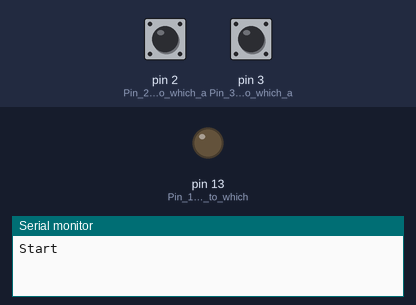
Recording of a sketch running on a simulated Arduino Uno, built with avr-gcc and run on an emulated ATmega328P. Shown: output pins drawn as LEDs (lit = HIGH), the last lines printed to the serial monitor. Inputs (shaded band) come from the test bench; at power-on: pin 2 (Pin_2_is_input_to_which_a) HIGH, pin 3 (Pin_3_is_input_to_which_a) HIGH.

Above: at 1.2 s.
1.3 s: pin 2 (Pin_2_is_input_to_which_a) pulled LOW for 0.15 s
At 2.6 s:
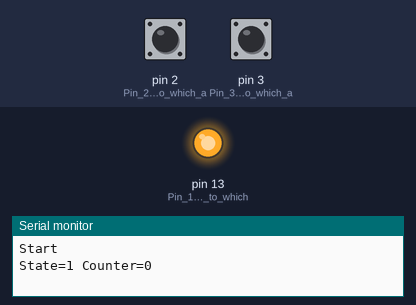
2.9 s: pin 3 (Pin_3_is_input_to_which_a) pulled LOW for 0.15 s
At 3.8 s:
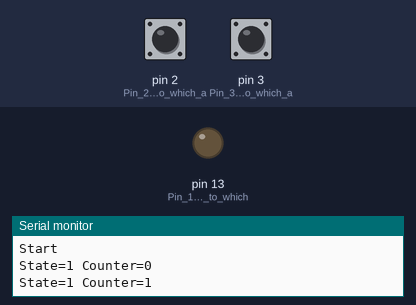
4.5 s: pin 2 (Pin_2_is_input_to_which_a) pulled LOW for 1 s
At 6.2 s:
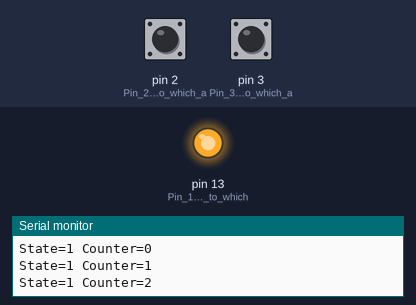
Timing chart, 0 to 7.7 s (numbered marks = the images above; inputs shaded):
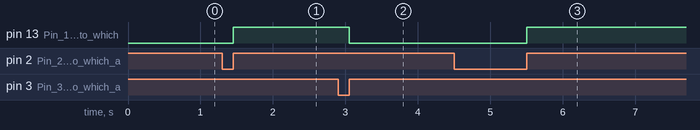

Measured:
- after the input at 1.3 s, pin 13 (Pin_13_is_output_to_which): LOW → HIGH after 0.15 s
- after the input at 2.9 s, pin 13 (Pin_13_is_output_to_which): HIGH → LOW after 0.15 s
- after the input at 4.5 s, pin 13 (Pin_13_is_output_to_which): LOW → HIGH after 1.0 s

The sketch:

interrupt_button_working_two_buttons.ino
```cpp
#include <avr/interrupt.h>

volatile int state;
volatile int counter;

void setup()
{
  pinMode(13, OUTPUT);     // Pin 13 is output to which an LED is connected
  digitalWrite(13, LOW);   // Make pin 13 low, switch LED off
  pinMode(2, INPUT_PULLUP);	   // Pin 2 is input to which a switch is connected = INT0
  pinMode(3, INPUT_PULLUP);	   // Pin 3 is input to which a switch is connected = INT1
  attachInterrupt(0, blink1, RISING  ); // pin 2
  attachInterrupt(1, blink2, RISING  ); // pin 3
  Serial.begin(9600);
  Serial.println("Start");
}

void loop() {
  if (state == 1) {
      Serial.print("State=");
      Serial.print(state, DEC);
      Serial.print(" Counter=");
      Serial.println(counter, DEC);
      delay(200);
      counter++;
      state = 0;
  }
}


void blink1(){              // Interrupt service routine
  digitalWrite(13, HIGH);
  state = 1;
}

void blink2(){              // Interrupt service routine
  digitalWrite(13, LOW);
  state = 1;
}
```
